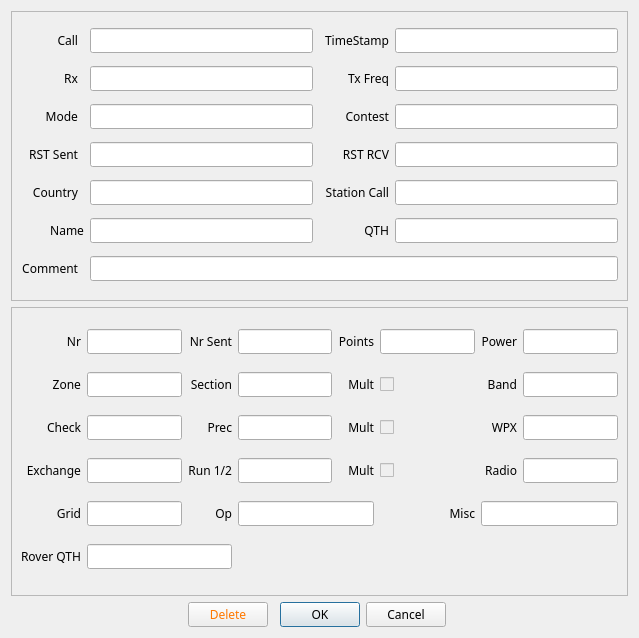
<?xml version="1.0" encoding="UTF-8"?>
<ui version="4.0">
 <class>Dialog</class>
 <widget class="QDialog" name="Dialog">
  <property name="geometry">
   <rect>
    <x>0</x>
    <y>0</y>
    <width>639</width>
    <height>638</height>
   </rect>
  </property>
  <property name="font">
   <font>
    <family>JetBrains Mono</family>
   </font>
  </property>
  <property name="windowTitle">
   <string>Edit Contact</string>
  </property>
  <layout class="QGridLayout" name="gridLayout_3">
   <item row="0" column="0">
    <layout class="QVBoxLayout" name="verticalLayout">
     <item>
      <widget class="QFrame" name="contact_info">
       <property name="frameShape">
        <enum>QFrame::StyledPanel</enum>
       </property>
       <property name="frameShadow">
        <enum>QFrame::Raised</enum>
       </property>
       <layout class="QGridLayout" name="gridLayout">
        <item row="0" column="0">
         <widget class="QLabel" name="label">
          <property name="text">
           <string>Call</string>
          </property>
          <property name="alignment">
           <set>Qt::AlignRight|Qt::AlignTrailing|Qt::AlignVCenter</set>
          </property>
         </widget>
        </item>
        <item row="0" column="4">
         <widget class="QLabel" name="label_2">
          <property name="text">
           <string>TimeStamp</string>
          </property>
          <property name="alignment">
           <set>Qt::AlignRight|Qt::AlignTrailing|Qt::AlignVCenter</set>
          </property>
         </widget>
        </item>
        <item row="0" column="5">
         <widget class="QLineEdit" name="time_stamp">
          <property name="accessibleName">
           <string>timestamp</string>
          </property>
          <property name="accessibleDescription">
           <string>timestamp</string>
          </property>
         </widget>
        </item>
        <item row="1" column="0">
         <widget class="QLabel" name="label_5">
          <property name="text">
           <string>Rx</string>
          </property>
          <property name="alignment">
           <set>Qt::AlignRight|Qt::AlignTrailing|Qt::AlignVCenter</set>
          </property>
         </widget>
        </item>
        <item row="1" column="2">
         <widget class="QLineEdit" name="rx_freq">
          <property name="accessibleName">
           <string>r x frequency</string>
          </property>
          <property name="accessibleDescription">
           <string>received frequency</string>
          </property>
         </widget>
        </item>
        <item row="1" column="4">
         <widget class="QLabel" name="label_6">
          <property name="text">
           <string>Tx Freq</string>
          </property>
          <property name="alignment">
           <set>Qt::AlignRight|Qt::AlignTrailing|Qt::AlignVCenter</set>
          </property>
         </widget>
        </item>
        <item row="1" column="5">
         <widget class="QLineEdit" name="tx_freq">
          <property name="accessibleName">
           <string>t x frequency</string>
          </property>
          <property name="accessibleDescription">
           <string>transmitter frequency</string>
          </property>
         </widget>
        </item>
        <item row="2" column="0">
         <widget class="QLabel" name="label_7">
          <property name="text">
           <string>Mode</string>
          </property>
          <property name="alignment">
           <set>Qt::AlignRight|Qt::AlignTrailing|Qt::AlignVCenter</set>
          </property>
         </widget>
        </item>
        <item row="2" column="2">
         <widget class="QLineEdit" name="mode">
          <property name="accessibleName">
           <string>mode</string>
          </property>
          <property name="accessibleDescription">
           <string>mode used.</string>
          </property>
         </widget>
        </item>
        <item row="2" column="4">
         <widget class="QLabel" name="label_8">
          <property name="text">
           <string>Contest</string>
          </property>
          <property name="alignment">
           <set>Qt::AlignRight|Qt::AlignTrailing|Qt::AlignVCenter</set>
          </property>
         </widget>
        </item>
        <item row="2" column="5">
         <widget class="QLineEdit" name="contest">
          <property name="accessibleName">
           <string>contest</string>
          </property>
          <property name="accessibleDescription">
           <string>cabrillo name of the contest.</string>
          </property>
          <property name="readOnly">
           <bool>true</bool>
          </property>
         </widget>
        </item>
        <item row="3" column="0">
         <widget class="QLabel" name="label_9">
          <property name="text">
           <string>RST Sent</string>
          </property>
          <property name="alignment">
           <set>Qt::AlignRight|Qt::AlignTrailing|Qt::AlignVCenter</set>
          </property>
         </widget>
        </item>
        <item row="3" column="2">
         <widget class="QLineEdit" name="rst_sent">
          <property name="accessibleName">
           <string>r s t sent</string>
          </property>
          <property name="accessibleDescription">
           <string>r s t sent</string>
          </property>
         </widget>
        </item>
        <item row="3" column="4">
         <widget class="QLabel" name="label_10">
          <property name="text">
           <string>RST RCV</string>
          </property>
          <property name="alignment">
           <set>Qt::AlignRight|Qt::AlignTrailing|Qt::AlignVCenter</set>
          </property>
         </widget>
        </item>
        <item row="3" column="5">
         <widget class="QLineEdit" name="rst_rcv">
          <property name="accessibleName">
           <string>r s t received</string>
          </property>
          <property name="accessibleDescription">
           <string>r s t received</string>
          </property>
         </widget>
        </item>
        <item row="4" column="0">
         <widget class="QLabel" name="label_11">
          <property name="text">
           <string>Country</string>
          </property>
          <property name="alignment">
           <set>Qt::AlignRight|Qt::AlignTrailing|Qt::AlignVCenter</set>
          </property>
         </widget>
        </item>
        <item row="4" column="2">
         <widget class="QLineEdit" name="country">
          <property name="accessibleName">
           <string>country</string>
          </property>
          <property name="accessibleDescription">
           <string>country of contact.</string>
          </property>
         </widget>
        </item>
        <item row="4" column="3" colspan="2">
         <widget class="QLabel" name="label_12">
          <property name="text">
           <string>Station Call</string>
          </property>
          <property name="alignment">
           <set>Qt::AlignRight|Qt::AlignTrailing|Qt::AlignVCenter</set>
          </property>
         </widget>
        </item>
        <item row="4" column="5">
         <widget class="QLineEdit" name="station_call">
          <property name="accessibleName">
           <string>station call</string>
          </property>
          <property name="accessibleDescription">
           <string>callsign of the station.</string>
          </property>
         </widget>
        </item>
        <item row="5" column="0" colspan="2">
         <widget class="QLabel" name="label_13">
          <property name="text">
           <string>Name</string>
          </property>
          <property name="alignment">
           <set>Qt::AlignRight|Qt::AlignTrailing|Qt::AlignVCenter</set>
          </property>
         </widget>
        </item>
        <item row="5" column="2">
         <widget class="QLineEdit" name="name">
          <property name="accessibleName">
           <string>name</string>
          </property>
          <property name="accessibleDescription">
           <string>name of contact</string>
          </property>
         </widget>
        </item>
        <item row="5" column="3" colspan="2">
         <widget class="QLabel" name="label_14">
          <property name="text">
           <string>QTH</string>
          </property>
          <property name="alignment">
           <set>Qt::AlignRight|Qt::AlignTrailing|Qt::AlignVCenter</set>
          </property>
         </widget>
        </item>
        <item row="5" column="5">
         <widget class="QLineEdit" name="qth">
          <property name="accessibleName">
           <string>q t h</string>
          </property>
          <property name="accessibleDescription">
           <string>q t h of contact.</string>
          </property>
         </widget>
        </item>
        <item row="6" column="0">
         <widget class="QLabel" name="label_15">
          <property name="text">
           <string>Comment</string>
          </property>
          <property name="alignment">
           <set>Qt::AlignRight|Qt::AlignTrailing|Qt::AlignVCenter</set>
          </property>
         </widget>
        </item>
        <item row="6" column="2" colspan="4">
         <widget class="QLineEdit" name="comment">
          <property name="accessibleName">
           <string>comment</string>
          </property>
          <property name="accessibleDescription">
           <string>logged comment.</string>
          </property>
         </widget>
        </item>
        <item row="0" column="2">
         <widget class="QLineEdit" name="call">
          <property name="accessibleName">
           <string>call</string>
          </property>
          <property name="accessibleDescription">
           <string>callsign of contact.</string>
          </property>
         </widget>
        </item>
       </layout>
      </widget>
     </item>
     <item>
      <widget class="QFrame" name="contest_info">
       <property name="frameShape">
        <enum>QFrame::StyledPanel</enum>
       </property>
       <property name="frameShadow">
        <enum>QFrame::Raised</enum>
       </property>
       <layout class="QGridLayout" name="gridLayout_2">
        <item row="0" column="1">
         <widget class="QLineEdit" name="nr">
          <property name="accessibleName">
           <string>number</string>
          </property>
          <property name="accessibleDescription">
           <string>number received.</string>
          </property>
         </widget>
        </item>
        <item row="2" column="1">
         <widget class="QLineEdit" name="check">
          <property name="accessibleName">
           <string>check field</string>
          </property>
          <property name="accessibleDescription">
           <string>logged check.</string>
          </property>
         </widget>
        </item>
        <item row="1" column="4">
         <widget class="QLabel" name="label_20">
          <property name="text">
           <string>Mult</string>
          </property>
          <property name="alignment">
           <set>Qt::AlignRight|Qt::AlignTrailing|Qt::AlignVCenter</set>
          </property>
         </widget>
        </item>
        <item row="3" column="5">
         <widget class="QCheckBox" name="mult_3">
          <property name="enabled">
           <bool>false</bool>
          </property>
          <property name="accessibleName">
           <string>mult 3</string>
          </property>
          <property name="accessibleDescription">
           <string>multiplier three not editable.</string>
          </property>
          <property name="text">
           <string/>
          </property>
         </widget>
        </item>
        <item row="1" column="3">
         <widget class="QLineEdit" name="section">
          <property name="accessibleName">
           <string>section</string>
          </property>
          <property name="accessibleDescription">
           <string>logged section</string>
          </property>
         </widget>
        </item>
        <item row="0" column="2">
         <widget class="QLabel" name="label_16">
          <property name="text">
           <string>Nr Sent</string>
          </property>
          <property name="alignment">
           <set>Qt::AlignRight|Qt::AlignTrailing|Qt::AlignVCenter</set>
          </property>
         </widget>
        </item>
        <item row="1" column="5">
         <widget class="QCheckBox" name="mult_1">
          <property name="enabled">
           <bool>false</bool>
          </property>
          <property name="accessibleName">
           <string>mult 1</string>
          </property>
          <property name="accessibleDescription">
           <string>multiplier one not editable.</string>
          </property>
          <property name="text">
           <string/>
          </property>
         </widget>
        </item>
        <item row="3" column="3">
         <widget class="QLineEdit" name="run_12">
          <property name="accessibleName">
           <string>run 1/2</string>
          </property>
          <property name="accessibleDescription">
           <string>run 1/2</string>
          </property>
         </widget>
        </item>
        <item row="0" column="3">
         <widget class="QLineEdit" name="nr_sent">
          <property name="accessibleName">
           <string>number sent</string>
          </property>
          <property name="accessibleDescription">
           <string>number sent</string>
          </property>
         </widget>
        </item>
        <item row="2" column="3">
         <widget class="QLineEdit" name="prec">
          <property name="accessibleName">
           <string>precidence</string>
          </property>
          <property name="accessibleDescription">
           <string>logged precidence.</string>
          </property>
         </widget>
        </item>
        <item row="0" column="4">
         <widget class="QLabel" name="label_3">
          <property name="text">
           <string>Points</string>
          </property>
          <property name="alignment">
           <set>Qt::AlignRight|Qt::AlignTrailing|Qt::AlignVCenter</set>
          </property>
         </widget>
        </item>
        <item row="4" column="3" colspan="2">
         <widget class="QLineEdit" name="op">
          <property name="accessibleName">
           <string>op</string>
          </property>
          <property name="accessibleDescription">
           <string>logging operators callsign.</string>
          </property>
         </widget>
        </item>
        <item row="0" column="7">
         <widget class="QLineEdit" name="power">
          <property name="accessibleName">
           <string>power</string>
          </property>
          <property name="accessibleDescription">
           <string>logged power.</string>
          </property>
         </widget>
        </item>
        <item row="2" column="4">
         <widget class="QLabel" name="label_24">
          <property name="text">
           <string>Mult</string>
          </property>
          <property name="alignment">
           <set>Qt::AlignRight|Qt::AlignTrailing|Qt::AlignVCenter</set>
          </property>
         </widget>
        </item>
        <item row="2" column="2">
         <widget class="QLabel" name="label_23">
          <property name="text">
           <string>Prec</string>
          </property>
          <property name="alignment">
           <set>Qt::AlignRight|Qt::AlignTrailing|Qt::AlignVCenter</set>
          </property>
         </widget>
        </item>
        <item row="4" column="2">
         <widget class="QLabel" name="label_31">
          <property name="text">
           <string>Op</string>
          </property>
          <property name="alignment">
           <set>Qt::AlignRight|Qt::AlignTrailing|Qt::AlignVCenter</set>
          </property>
         </widget>
        </item>
        <item row="4" column="1">
         <widget class="QLineEdit" name="grid">
          <property name="accessibleName">
           <string>grid</string>
          </property>
          <property name="accessibleDescription">
           <string>logged grid square.</string>
          </property>
         </widget>
        </item>
        <item row="1" column="6">
         <widget class="QLabel" name="label_21">
          <property name="text">
           <string>Band</string>
          </property>
          <property name="alignment">
           <set>Qt::AlignRight|Qt::AlignTrailing|Qt::AlignVCenter</set>
          </property>
         </widget>
        </item>
        <item row="3" column="2">
         <widget class="QLabel" name="label_27">
          <property name="text">
           <string>Run 1/2</string>
          </property>
          <property name="alignment">
           <set>Qt::AlignRight|Qt::AlignTrailing|Qt::AlignVCenter</set>
          </property>
         </widget>
        </item>
        <item row="2" column="6">
         <widget class="QLabel" name="label_25">
          <property name="text">
           <string>WPX</string>
          </property>
          <property name="alignment">
           <set>Qt::AlignRight|Qt::AlignTrailing|Qt::AlignVCenter</set>
          </property>
         </widget>
        </item>
        <item row="1" column="7">
         <widget class="QLineEdit" name="band">
          <property name="accessibleName">
           <string>band</string>
          </property>
          <property name="accessibleDescription">
           <string>logged band.</string>
          </property>
         </widget>
        </item>
        <item row="0" column="5">
         <widget class="QLineEdit" name="points">
          <property name="accessibleName">
           <string>points</string>
          </property>
          <property name="accessibleDescription">
           <string>points for contact.</string>
          </property>
         </widget>
        </item>
        <item row="1" column="1">
         <widget class="QLineEdit" name="zone">
          <property name="accessibleName">
           <string>zone</string>
          </property>
          <property name="accessibleDescription">
           <string>logged zone.</string>
          </property>
         </widget>
        </item>
        <item row="1" column="0">
         <widget class="QLabel" name="label_18">
          <property name="text">
           <string>Zone</string>
          </property>
          <property name="alignment">
           <set>Qt::AlignRight|Qt::AlignTrailing|Qt::AlignVCenter</set>
          </property>
         </widget>
        </item>
        <item row="3" column="7">
         <widget class="QLineEdit" name="radio">
          <property name="accessibleName">
           <string>radio</string>
          </property>
          <property name="accessibleDescription">
           <string>radio</string>
          </property>
         </widget>
        </item>
        <item row="0" column="6">
         <widget class="QLabel" name="label_4">
          <property name="text">
           <string>Power</string>
          </property>
          <property name="alignment">
           <set>Qt::AlignRight|Qt::AlignTrailing|Qt::AlignVCenter</set>
          </property>
         </widget>
        </item>
        <item row="2" column="5">
         <widget class="QCheckBox" name="mult_2">
          <property name="enabled">
           <bool>false</bool>
          </property>
          <property name="accessibleName">
           <string>mult 2</string>
          </property>
          <property name="accessibleDescription">
           <string>multiplier two not editable.</string>
          </property>
          <property name="text">
           <string/>
          </property>
         </widget>
        </item>
        <item row="4" column="5">
         <widget class="QLabel" name="label_32">
          <property name="text">
           <string>Misc</string>
          </property>
          <property name="alignment">
           <set>Qt::AlignRight|Qt::AlignTrailing|Qt::AlignVCenter</set>
          </property>
         </widget>
        </item>
        <item row="4" column="6" colspan="2">
         <widget class="QLineEdit" name="misc">
          <property name="accessibleName">
           <string>misc</string>
          </property>
          <property name="accessibleDescription">
           <string>miscellaneous</string>
          </property>
         </widget>
        </item>
        <item row="2" column="7">
         <widget class="QLineEdit" name="wpx">
          <property name="accessibleName">
           <string>w p x</string>
          </property>
          <property name="accessibleDescription">
           <string>logged w p x.</string>
          </property>
         </widget>
        </item>
        <item row="0" column="0">
         <widget class="QLabel" name="label_17">
          <property name="text">
           <string>Nr</string>
          </property>
          <property name="alignment">
           <set>Qt::AlignRight|Qt::AlignTrailing|Qt::AlignVCenter</set>
          </property>
         </widget>
        </item>
        <item row="4" column="0">
         <widget class="QLabel" name="label_30">
          <property name="text">
           <string>Grid</string>
          </property>
          <property name="alignment">
           <set>Qt::AlignRight|Qt::AlignTrailing|Qt::AlignVCenter</set>
          </property>
         </widget>
        </item>
        <item row="1" column="2">
         <widget class="QLabel" name="label_19">
          <property name="text">
           <string>Section</string>
          </property>
          <property name="alignment">
           <set>Qt::AlignRight|Qt::AlignTrailing|Qt::AlignVCenter</set>
          </property>
         </widget>
        </item>
        <item row="2" column="0">
         <widget class="QLabel" name="label_22">
          <property name="text">
           <string>Check</string>
          </property>
          <property name="alignment">
           <set>Qt::AlignRight|Qt::AlignTrailing|Qt::AlignVCenter</set>
          </property>
         </widget>
        </item>
        <item row="3" column="0">
         <widget class="QLabel" name="label_26">
          <property name="text">
           <string>Exchange</string>
          </property>
          <property name="alignment">
           <set>Qt::AlignRight|Qt::AlignTrailing|Qt::AlignVCenter</set>
          </property>
         </widget>
        </item>
        <item row="3" column="1">
         <widget class="QLineEdit" name="exchange">
          <property name="accessibleName">
           <string>exchange</string>
          </property>
          <property name="accessibleDescription">
           <string>logged exchanged.</string>
          </property>
         </widget>
        </item>
        <item row="3" column="6">
         <widget class="QLabel" name="label_29">
          <property name="text">
           <string>Radio</string>
          </property>
          <property name="alignment">
           <set>Qt::AlignRight|Qt::AlignTrailing|Qt::AlignVCenter</set>
          </property>
         </widget>
        </item>
        <item row="3" column="4">
         <widget class="QLabel" name="label_28">
          <property name="text">
           <string>Mult</string>
          </property>
          <property name="alignment">
           <set>Qt::AlignRight|Qt::AlignTrailing|Qt::AlignVCenter</set>
          </property>
         </widget>
        </item>
        <item row="5" column="0">
         <widget class="QLabel" name="label_33">
          <property name="text">
           <string>Rover QTH</string>
          </property>
         </widget>
        </item>
        <item row="5" column="1" colspan="2">
         <widget class="QLineEdit" name="rover_qth">
          <property name="accessibleName">
           <string>rover q t h</string>
          </property>
          <property name="accessibleDescription">
           <string>rover q t h</string>
          </property>
         </widget>
        </item>
       </layout>
      </widget>
     </item>
     <item>
      <layout class="QHBoxLayout" name="horizontalLayout">
       <item>
        <spacer name="horizontalSpacer">
         <property name="orientation">
          <enum>Qt::Horizontal</enum>
         </property>
         <property name="sizeHint" stdset="0">
          <size>
           <width>40</width>
           <height>20</height>
          </size>
         </property>
        </spacer>
       </item>
       <item>
        <widget class="QPushButton" name="delete_2">
         <property name="font">
          <font>
           <family>JetBrains Mono</family>
          </font>
         </property>
         <property name="accessibleName">
          <string>delete</string>
         </property>
         <property name="accessibleDescription">
          <string>delete contact.</string>
         </property>
         <property name="styleSheet">
          <string notr="true">color: rgb(255, 120, 0);</string>
         </property>
         <property name="text">
          <string>Delete</string>
         </property>
         <property name="autoDefault">
          <bool>true</bool>
         </property>
         <property name="default">
          <bool>false</bool>
         </property>
         <property name="flat">
          <bool>false</bool>
         </property>
        </widget>
       </item>
       <item>
        <widget class="QDialogButtonBox" name="buttonBox">
         <property name="font">
          <font>
           <family>JetBrains Mono</family>
          </font>
         </property>
         <property name="accessibleName">
          <string/>
         </property>
         <property name="accessibleDescription">
          <string/>
         </property>
         <property name="styleSheet">
          <string notr="true"/>
         </property>
         <property name="orientation">
          <enum>Qt::Horizontal</enum>
         </property>
         <property name="standardButtons">
          <set>QDialogButtonBox::Cancel|QDialogButtonBox::Ok</set>
         </property>
         <property name="centerButtons">
          <bool>true</bool>
         </property>
        </widget>
       </item>
       <item>
        <spacer name="horizontalSpacer_2">
         <property name="orientation">
          <enum>Qt::Horizontal</enum>
         </property>
         <property name="sizeHint" stdset="0">
          <size>
           <width>40</width>
           <height>20</height>
          </size>
         </property>
        </spacer>
       </item>
      </layout>
     </item>
    </layout>
   </item>
  </layout>
 </widget>
 <resources/>
 <connections>
  <connection>
   <sender>buttonBox</sender>
   <signal>accepted()</signal>
   <receiver>Dialog</receiver>
   <slot>accept()</slot>
   <hints>
    <hint type="sourcelabel">
     <x>248</x>
     <y>254</y>
    </hint>
    <hint type="destinationlabel">
     <x>157</x>
     <y>274</y>
    </hint>
   </hints>
  </connection>
  <connection>
   <sender>buttonBox</sender>
   <signal>rejected()</signal>
   <receiver>Dialog</receiver>
   <slot>reject()</slot>
   <hints>
    <hint type="sourcelabel">
     <x>316</x>
     <y>260</y>
    </hint>
    <hint type="destinationlabel">
     <x>286</x>
     <y>274</y>
    </hint>
   </hints>
  </connection>
 </connections>
</ui>
